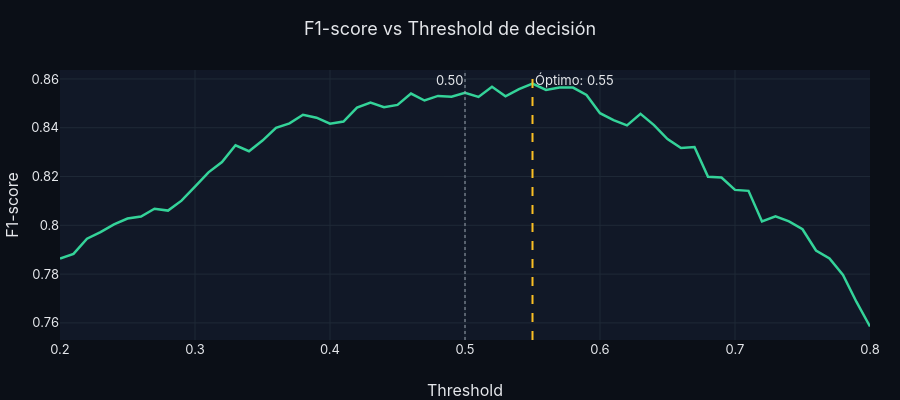

Notebook code for this chart:
### Code cell
from sklearn.metrics import f1_score

thresholds = np.arange(0.20, 0.80, 0.01)
f1s = [f1_score(y_test, (y_proba >= t).astype(int)) for t in thresholds]
best_threshold = float(thresholds[np.argmax(f1s)])

print(f"Threshold óptimo (max F1): {best_threshold:.2f}")
print(f"F1 con threshold=0.50   : {f1_score(y_test, (y_proba >= 0.50).astype(int)):.4f}")
print(f"F1 con threshold óptimo : {max(f1s):.4f}")

fig = go.Figure()
fig.add_scatter(
    x=list(thresholds), y=f1s, mode="lines",
    line=dict(color=COLORS["accent"], width=2.5),
    name="F1",
)
fig.add_vline(
    x=best_threshold,
    line=dict(color=COLORS["warn"], width=2, dash="dash"),
    annotation_text=f"Óptimo: {best_threshold:.2f}",
    annotation_position="top right",
)
fig.add_vline(
    x=0.5,
    line=dict(color=COLORS["muted"], width=1, dash="dot"),
    annotation_text="0.50",
    annotation_position="top left",
)
fig.update_layout(
    title="F1-score vs Threshold de decisión",
    xaxis_title="Threshold", yaxis_title="F1-score",
    height=400,
)
fig.show()

print(f"\n→ Configura THRESHOLD={best_threshold:.2f} en backend/.env y en el Space de HF.")

### Figure 1 — Plotly figure (JSON) as saved in the notebook; plotly's stock layout.template omitted (floating-point values rounded to 4 significant figures)
{"data": [{"line": {"color": "#34d399", "width": 2.5}, "mode": "lines", "name": "F1", "type": "scatter", "x": [0.2, 0.21, 0.22, 0.23, 0.24, 0.25, 0.26, 0.27, 0.28, 0.29, 0.3, 0.31, 0.32, 0.33, 0.34, 0.35, 0.36, 0.37, 0.38, 0.39, 0.4, 0.41, 0.42, 0.43, 0.44, 0.45, 0.46, 0.47, 0.48, 0.49, 0.5, 0.51, 0.52, 0.53, 0.54, 0.55, 0.56, 0.57, 0.58, 0.59, 0.6, 0.61, 0.62, 0.63, 0.64, 0.65, 0.66, 0.67, 0.68, 0.69, 0.7, 0.71, 0.72, 0.73, 0.74, 0.75, 0.76, 0.77, 0.78, 0.79, 0.8], "y": [0.7864, 0.7883, 0.7945, 0.7972, 0.8004, 0.8028, 0.8036, 0.8068, 0.806, 0.8101, 0.8159, 0.8217, 0.826, 0.8328, 0.8304, 0.8347, 0.84, 0.8418, 0.8453, 0.8441, 0.8417, 0.8426, 0.8482, 0.8503, 0.8484, 0.8493, 0.854, 0.8512, 0.853, 0.8527, 0.8543, 0.8526, 0.8568, 0.8529, 0.8558, 0.8581, 0.8555, 0.8565, 0.8565, 0.8535, 0.846, 0.8431, 0.841, 0.8457, 0.8411, 0.8354, 0.8317, 0.8321, 0.8199, 0.8196, 0.8145, 0.8141, 0.8016, 0.8037, 0.8016, 0.7984, 0.7897, 0.7864, 0.7796, 0.7686, 0.7585]}], "layout": {"annotations": [{"showarrow": false, "text": "Óptimo: 0.55", "x": 0.55, "xanchor": "left", "xref": "x", "y": 1, "yanchor": "top", "yref": "y domain"}, {"showarrow": false, "text": "0.50", "x": 0.5, "xanchor": "right", "xref": "x", "y": 1, "yanchor": "top", "yref": "y domain"}], "height": 400, "shapes": [{"line": {"color": "#fbbf24", "dash": "dash", "width": 2}, "type": "line", "x0": 0.55, "x1": 0.55, "xref": "x", "y0": 0, "y1": 1, "yref": "y domain"}, {"line": {"color": "#9ca3af", "dash": "dot", "width": 1}, "type": "line", "x0": 0.5, "x1": 0.5, "xref": "x", "y0": 0, "y1": 1, "yref": "y domain"}], "title": {"text": "F1-score vs Threshold de decisión"}, "xaxis": {"title": {"text": "Threshold"}}, "yaxis": {"title": {"text": "F1-score"}}}}
